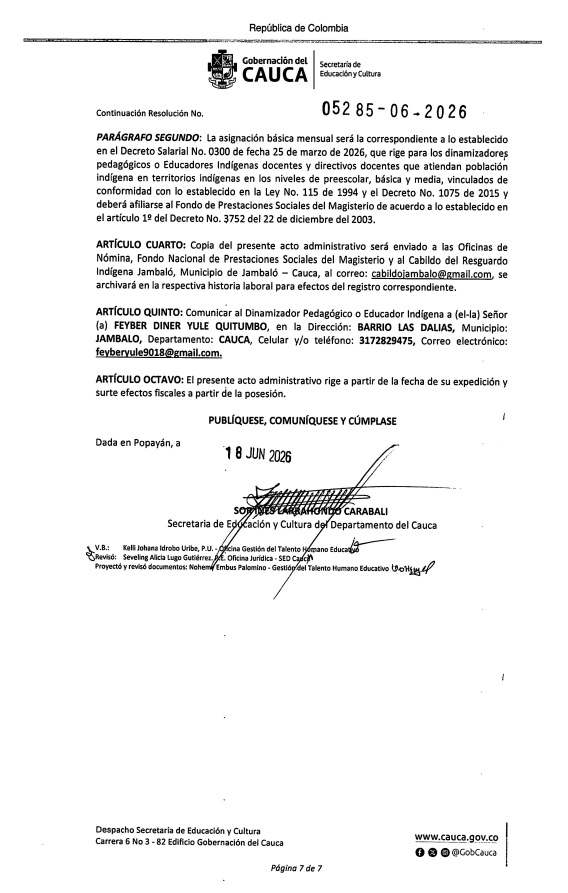
#> input picture LECTOR SOFTWARE/storage/temp/images/1783006959_6a4686efe6ac3_1783001289_6a4670c9b79c3_RS-05285-06-2026_pagina_7.jpg, 1702 x 2678 px (shown at 1/3 size)
$ python test_smart_crop.py
#> lines starting #> are read from the running program, lines starting #| are printed output that depends on the picture
import os
from PIL import Image

base_dir = os.path.dirname(os.path.abspath(__file__))
pdf_dir = os.path.join(base_dir, "storage", "temp", "images")

def find_smart_crop_fraction(img_path):
    img = Image.open(img_path).convert('L')
    orig_width, orig_height = img.size
#> orig_width = 1702; orig_height = 2678

    # Scale down
    scale = 400 / orig_width
#> scale = 0.235
    height = int(orig_height * scale)
#> height = 629
    img = img.resize((400, height))
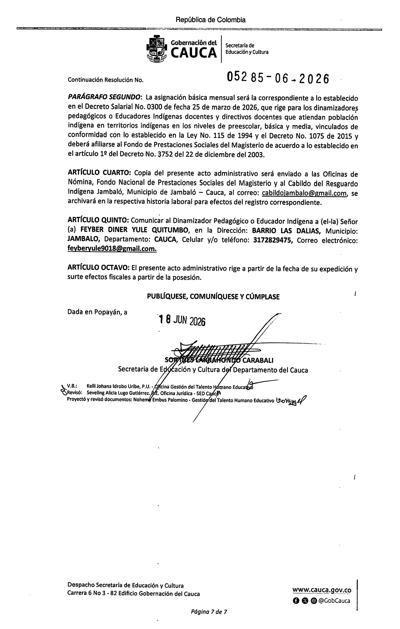
#> img: PIL image 400x629 L; min 0, max 255, mean 240.2

    threshold = 200
    row_density = []
    for y in range(height):
        dark_pixels = sum(1 for x in range(0, 400, 2) if img.getpixel((x, y)) < threshold)
        row_density.append(dark_pixels)
#> this loop made 629 passes
#> dark_pixels on passes 1 to 3: 0, 0, 0
#> after the loop, row_density = 629 values, max 181 at index 28, min 0 at index 0, mean 19.79

    smoothed = []
    window = 3
    for i in range(height):
        start = max(0, i - window)
        end = min(height, i + window + 1)
        smoothed.append(sum(row_density[start:end]) / (end - start))
#> after the loop, smoothed = 629 values, max 74.71 at index 183, min 0 at index 0, mean 19.79

    img.close()

    # Find where the REAL content ends
    # We scan from bottom to top. We look for a block of content.
    # If we find a block, we check the gap ABOVE it.
    # If the block is very low on the page AND separated by a massive gap from the rest of the text,
    # it is likely a scanner artifact border.

    # Let's find all content bounds:
    in_content = False
    content_spans = []
    start_y = 0
    for y in range(height):
        if smoothed[y] > 3:
            if not in_content:
                in_content = True
                start_y = y
        else:
            if in_content:
                in_content = False
                content_spans.append((start_y, y - 1))
#> after the loop, content_spans = [(15, 33), (36, 62), (70, 84), (91, 159), (167, 207), (214, 255), (262, 282), (291, 301), (308, 327), (339, 375), (377, 405), (580, 605), (607, 615)]; in_content = False; start_y = 607
    if in_content:
        content_spans.append((start_y, height - 1))

    if not content_spans:
        return 0.35

    # Filter out spans that are tiny (less than 2% of page)
    min_span = int(height * 0.02)
#> min_span = 12
    valid_spans = [s for s in content_spans if (s[1] - s[0]) > min_span]
#> valid_spans = [(15, 33), (36, 62), (70, 84), (91, 159), (167, 207), (214, 255), (262, 282), (308, 327), (339, 375), (377, 405), (580, 605)]

    if not valid_spans:
        return 0.35

    # We want to find the lowest valid span that is NOT isolated noise at the bottom.
    # If the last span is below 85% of the page AND there is a massive gap > 15% above it, drop it.
    while len(valid_spans) > 1:
        last_span = valid_spans[-1]
        prev_span = valid_spans[-2]
        gap = last_span[0] - prev_span[1]

        # If the gap is very large (> 15% of page) and the span is at the bottom (> 80%)
        if gap > int(height * 0.15) and last_span[0] > int(height * 0.80):
            valid_spans.pop() # Remove noise
        else:
            break
#> this loop made 2 passes
#> (last_span, prev_span, gap) on passes 1 to 2: ((580, 605), (377, 405), 175), ((377, 405), (339, 375), 2)
#> after the loop, valid_spans = [(15, 33), (36, 62), (70, 84), (91, 159), (167, 207), (214, 255), (262, 282), (308, 327), (339, 375), (377, 405)]

    real_content_bottom = valid_spans[-1][1]
#> real_content_bottom = 405

    # Signature block is typically the last 25-30% of the document content.
    signature_height = int(height * 0.30)
#> signature_height = 188
    crop_start_y = max(0, real_content_bottom - signature_height)
#> crop_start_y = 217

    return crop_start_y / height

f1 = os.path.join(pdf_dir, "1783006959_6a4686efe6ac3_1783001289_6a4670c9b79c3_RS-05285-06-2026_pagina_7.jpg")
f2 = os.path.join(pdf_dir, "1783001695_6a46725feefee_RS-05286-06-2026_pagina_7.jpg")

print(f"05285 smart crop fraction: {find_smart_crop_fraction(f1):.3f}")
print(f"05286 smart crop fraction: {find_smart_crop_fraction(f2):.3f}")
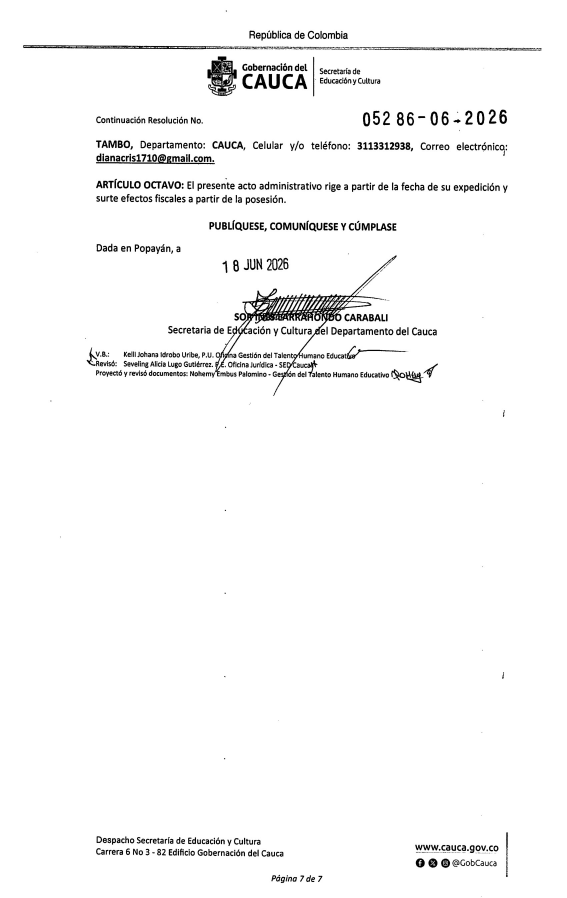
#> input picture LECTOR SOFTWARE/storage/temp/images/1783001695_6a46725feefee_RS-05286-06-2026_pagina_7.jpg, 1701 x 2694 px (shown at 1/3 size)
#> in find_smart_crop_fraction (call 2), `img = img.resize((400, height))`:
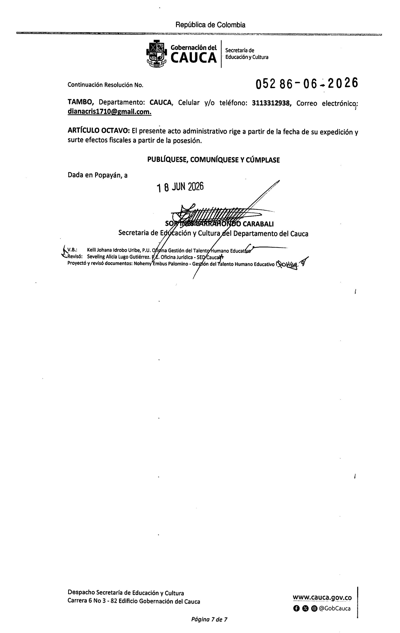
#> img: PIL image 400x633 L; min 0, max 255, mean 247.6
#> the loop in find_smart_crop_fraction (call 2), `for y in range(height):` made 633 passes
#> after the loop in find_smart_crop_fraction (call 2), `for y in range(height):`: row_density = 633 values, max 164 at index 33, min 0 at index 0, mean 9.7
#> after the loop in find_smart_crop_fraction (call 2), `for i in range(height):`: smoothed = 633 values, max 70.29 at index 102, min 0 at index 0, mean 9.7
#> after the loop in find_smart_crop_fraction (call 2), `for y in range(height):`: content_spans = [(20, 38), (41, 67), (76, 90), (97, 118), (125, 145), (154, 164), (171, 192), (204, 239), (242, 269), (588, 613), (616, 623)]; in_content = False; start_y = 616
#> in find_smart_crop_fraction (call 2), `valid_spans = [s for s in content_spans if (s[1] - s[0]) > min_span]`: valid_spans = [(20, 38), (41, 67), (76, 90), (97, 118), (125, 145), (171, 192), (204, 239), (242, 269), (588, 613)]
#> the loop in find_smart_crop_fraction (call 2), `while len(valid_spans) > 1:` made 2 passes
#> (last_span, prev_span, gap) on passes 1 to 2: ((588, 613), (242, 269), 319), ((242, 269), (204, 239), 3)
#> after the loop in find_smart_crop_fraction (call 2), `while len(valid_spans) > 1:`: valid_spans = [(20, 38), (41, 67), (76, 90), (97, 118), (125, 145), (171, 192), (204, 239), (242, 269)]
#> in find_smart_crop_fraction (call 2), `real_content_bottom = valid_spans[-1][1]`: real_content_bottom = 269
#> in find_smart_crop_fraction (call 2), `crop_start_y = max(0, real_content_bottom - signature_height)`: crop_start_y = 80
